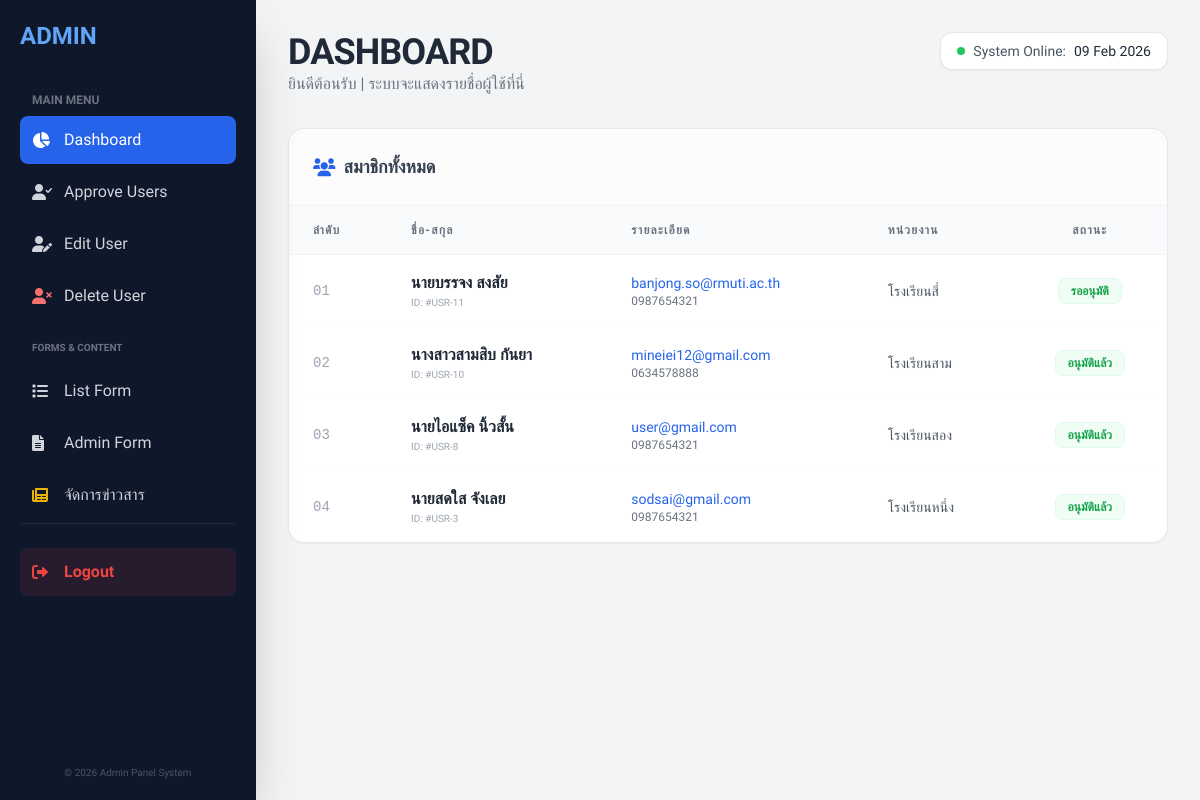
Page /admin_dashboard.php (signed in) on the committed database.
### tables this page shows
CREATE TABLE `users` (
  `user_id` int NOT NULL,
  `prename` varchar(50) NOT NULL,
  `firstname` varchar(100) NOT NULL,
  `lastname` varchar(100) NOT NULL,
  `agency` varchar(255) NOT NULL,
  `email` varchar(255) NOT NULL,
  `phone` varchar(20) NOT NULL,
  `password` varchar(255) NOT NULL,
  `role` varchar(255) NOT NULL,
  `approve` varchar(255) NOT NULL,
  `created_at` timestamp NULL DEFAULT CURRENT_TIMESTAMP,
  `is_active` tinyint(1) NOT NULL DEFAULT '1'
);

### src/admin_dashboard.php (the view, shortened to what this page needs)
<?php
require_once 'config.php';
?>
<!DOCTYPE html>
<html lang="en">
<head>
    <script src="https://cdn.tailwindcss.com"></script>
    <link rel="stylesheet" href="https://cdnjs.cloudflare.com/ajax/libs/font-awesome/6.0.0/css/all.min.css">
</head>
<body class="bg-gray-100 text-gray-800 antialiased">
    <div class="flex min-h-screen">
        <aside id="sidebar" class="fixed inset-y-0 left-0 w-64 bg-slate-900 text-white p-5 flex flex-col shadow-2xl transform -translate-x-full lg:translate-x-0 transition-transform duration-300 ease-in-out z-50">
            <div class="flex justify-between items-center mb-10">
                <h1 class="text-2xl font-extrabold text-blue-400 w-full text-center lg:text-left">ADMIN</h1>
            </div>
            <nav class="flex-1 space-y-1 overflow-y-auto">
                <p class="text-xs text-gray-500 uppercase font-bold mb-2 px-3">Main Menu</p>
                <a href="admin_dashboard.php" class="flex items-center space-x-3 bg-blue-600 p-3 rounded-lg transition text-white">
                    <i class="fas fa-chart-pie w-5"></i> <span>Dashboard</span>
                </a>
                <a href="approve_users.php" class="flex items-center space-x-3 hover:bg-slate-800 p-3 rounded-lg transition text-gray-300 hover:text-white font-light">
                    <i class="fas fa-user-check w-5"></i> <span>Approve Users</span>
                </a>
                <a href="edit_users.php" class="flex items-center space-x-3 hover:bg-slate-800 p-3 rounded-lg transition text-gray-300 hover:text-white font-light">
                    <i class="fas fa-user-edit w-5"></i> <span>Edit User</span>
                </a>
                <a href="delete_user.php" class="flex items-center space-x-3 hover:bg-slate-800 p-3 rounded-lg transition text-gray-300 hover:text-white font-light">
                    <i class="fas fa-user-times w-5 text-red-400"></i> <span>Delete User</span>
                </a>
                <div class="pt-4 pb-2 px-3 uppercase text-[10px] font-bold text-gray-500">Forms & Content</div>
                <a href="list_form.php" class="flex items-center space-x-3 hover:bg-slate-800 p-3 rounded-lg transition text-gray-300 hover:text-white font-light">
                    <i class="fas fa-list w-5"></i> <span>List Form</span>
                </a>
                <a href="admin_form.php" class="flex items-center space-x-3 hover:bg-slate-800 p-3 rounded-lg transition text-gray-300 hover:text-white font-light">
                    <i class="fas fa-file-alt w-5"></i> <span>Admin Form</span>
                </a>
                <a href="news.php" class="flex items-center space-x-3 hover:bg-slate-800 p-3 rounded-lg transition text-gray-300 hover:text-white font-light">
                    <i class="fas fa-newspaper w-5 text-yellow-500"></i> <span>จัดการข่าวสาร</span>
                </a>
                <div class="pt-6 mt-6 border-t border-slate-800">
                    <a href="logout.php" class="flex items-center space-x-3 bg-red-500/10 text-red-500 p-3 rounded-lg hover:bg-red-500 hover:text-white transition group">
                        <i class="fas fa-sign-out-alt w-5 group-hover:translate-x-1 transition-transform"></i>
                        <span class="font-bold">Logout</span>
                    </a>
                </div>
            </nav>
            <footer class="mt-8 text-[10px] text-center text-gray-600">
                <p>&copy; <?= date("Y"); ?> Admin Panel System</p>
            </footer>
        </aside>
        <main class="flex-1 p-4 md:p-8 lg:ml-64 transition-all">
            <div class="max-w-7xl mx-auto">
                <div class="mb-8 flex flex-col md:flex-row md:items-end md:justify-between gap-4">
                    <div>
                        <h2 class="text-2xl md:text-4xl font-extrabold text-gray-800 tracking-tight">DASHBOARD</h2>
                        <p class="text-gray-500 text-sm md:text-base">ยินดีต้อนรับ | ระบบจะแสดงรายชื่อผู้ใช้ที่นี่</p>
                    </div>
                    <div class="bg-white px-4 py-2 rounded-xl shadow-sm border border-gray-200 text-sm inline-flex items-center gap-2 self-start">
                        <span class="w-2 h-2 bg-green-500 rounded-full animate-pulse"></span>
                        <span class="text-gray-600 font-medium">System Online:</span> <?= date("d M Y"); ?>
                    </div>
                </div>
                <div class="bg-white rounded-2xl shadow-sm border border-gray-200 overflow-hidden">
                    <div class="p-6 border-b border-gray-100 flex justify-between items-center bg-gray-50/50">
                        <h3 class="font-bold text-gray-700 text-lg flex items-center">
                            <i class="fas fa-users text-blue-600 mr-2"></i> สมาชิกทั้งหมด
                        </h3>
                    </div>
                    <?php
                    $sql = "SELECT * FROM users WHERE role = 'member' ORDER BY user_id DESC";
                    $result = $conn->query($sql);
                    if ($result && $result->num_rows > 0):
                        while ($row = $result->fetch_assoc()): ?>
                        <?php endwhile;
                        echo '<div class="hidden lg:block overflow-x-auto">';
                        echo '<table class="w-full text-left border-collapse">';
                        echo '<thead class="bg-gray-50 text-gray-500 text-xs uppercase tracking-widest border-b border-gray-100">';
                        echo '<tr>';
                        echo '<th class="px-6 py-4">ลำดับ</th>';
                        echo '<th class="px-6 py-4">ชื่อ-สกุล</th>';
                        echo '<th class="px-6 py-4">รายละเอียด</th>';
                        echo '<th class="px-6 py-4">หน่วยงาน</th>';
                        echo '<th class="px-6 py-4 text-center">สถานะ</th>';
                        echo '</tr>';
                        echo '</thead>';
                        echo '<tbody class="divide-y divide-gray-50 bg-white">';
                        $result->data_seek(0);
                        $d_idx = 1;
                        while ($row = $result->fetch_assoc()): ?>
                            <tr class="hover:bg-blue-50/30 transition">
                                <td class="px-6 py-4 text-gray-400 font-mono text-sm"><?= sprintf("%02d", $d_idx++) ?></td>
                                <td class="px-6 py-4">
                                    <div class="font-bold text-gray-800"><?= htmlspecialchars($row["prename"].$row["firstname"].' '.$row["lastname"]) ?></div>
                                    <div class="text-[10px] text-gray-400">ID: #USR-<?= $row["user_id"] ?></div>
                                </td>
                                <td class="px-6 py-4">
                                    <div class="text-sm text-blue-600 font-medium"><?= htmlspecialchars($row["email"]) ?></div>
                                    <div class="text-xs text-gray-500"><?= htmlspecialchars($row["phone"]) ?></div>
                                </td>
                                <td class="px-6 py-4 text-sm text-gray-600"><?= htmlspecialchars($row["agency"]) ?></td>
                                <td class="px-6 py-4 text-center">
                                    <span class="inline-block px-3 py-1 bg-green-50 text-green-600 rounded-lg text-xs font-bold border border-green-100">
                                        <?= htmlspecialchars($row["approve"]) ?>
                                    </span>
                                </td>
                            </tr>
                        <?php endwhile;
                        echo '</tbody></table></div>';
                    endif; ?>
                </div>
            </div>
        </main>
    </div>
</body>
</html>

### src/admin_dashboard.php (style rules this page uses)
body { font-family: 'Sarabun', sans-serif; }

### rows in the picture
users: prename+firstname+lastname "นายบรรจง สงสัย", user_id "11", email "banjong.so@rmuti.ac.th", phone "0987654321", agency "โรงเรียนสี่", approve "รออนุมัติ"
users: prename+firstname+lastname "นางสาวสามสิบ กันยา", user_id "10", email "mineiei12@gmail.com", phone "0634578888", agency "โรงเรียนสาม", approve "อนุมัติแล้ว"
users: prename+firstname+lastname "นายไอแซ็ค นิ้วสั้น", user_id "8", email "user@gmail.com", phone "0987654321", agency "โรงเรียนสอง", approve "อนุมัติแล้ว"
users: prename+firstname+lastname "นายสดใส จังเลย", user_id "3", email "sodsai@gmail.com", phone "0987654321", agency "โรงเรียนหนึ่ง", approve "อนุมัติแล้ว"
